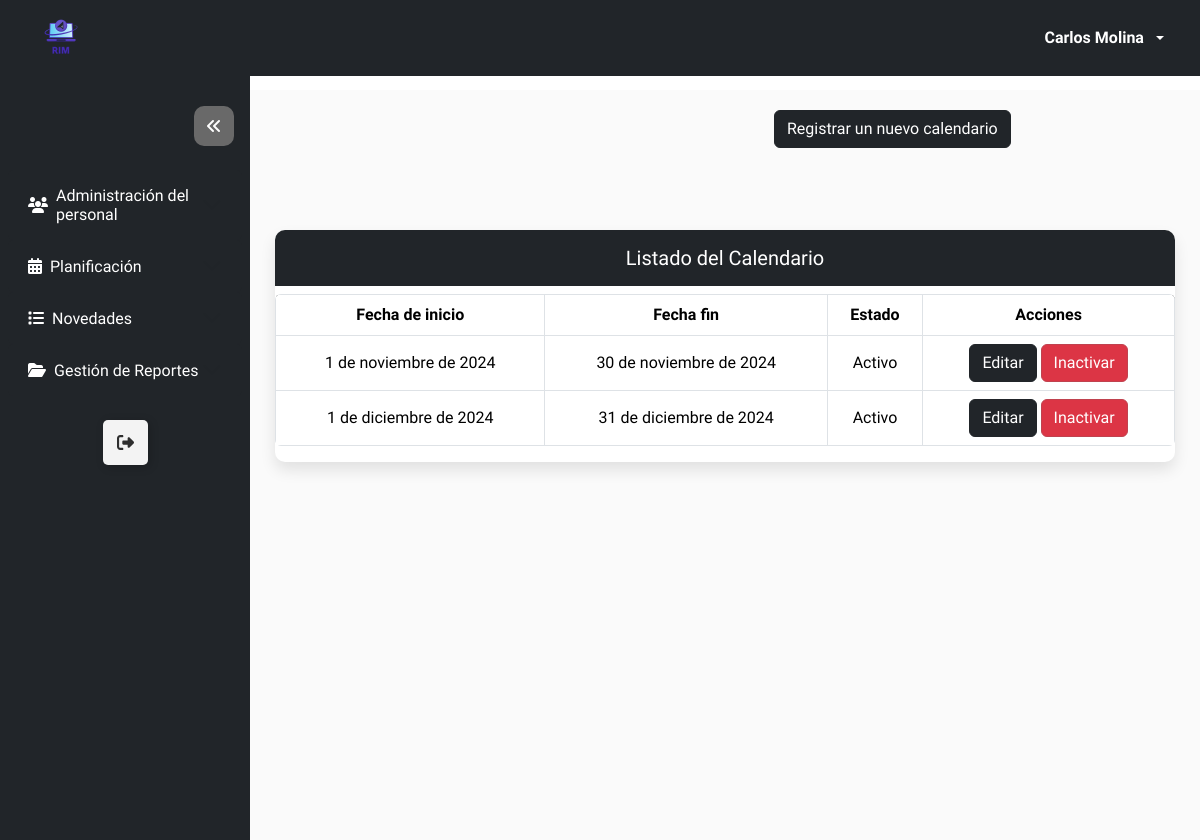
/calendario/listado_calendario/ (signed in), run on the app's committed database.
### Modulos/Login/models.py (models this page shows, shortened)
class Usuario(AbstractBaseUser, PermissionsMixin):
    username = models.CharField(max_length=15,unique=True)
    email = models.EmailField(unique=True, max_length=50)
    nombre = models.CharField(max_length = 15, blank = True, null = True)
    apellido = models.CharField(max_length = 15, blank = True, null = True)
    cedula = models.CharField(unique=True, max_length=10, null=True)
    estado = models.BooleanField(default=True)
    is_staff = models.BooleanField(default=False)  # Permitir el acceso al admin
    is_superuser = models.BooleanField(default=False)  #Acceso completo y sin restricciones, permitiendo cualquier acción.
    primera_sesion = models.BooleanField(default=True)
    fecha_creacion = models.DateTimeField(auto_now_add=True)
    fecha_modificacion = models.DateTimeField(auto_now=True)
    rol = models.ForeignKey('Rol', on_delete=models.SET_NULL, null=True, blank=True)
    objects = UsuarioManager()
    USERNAME_FIELD = 'username'

### Modulos/Coordinador/Calendario/models.py (models this page shows, shortened)
class Calendario_Model(models.Model):
    fecha_inicio = models.DateField(auto_now = False)
    fecha_fin = models.DateField(auto_now = False)
    estado = models.BooleanField(default = True)
    class Meta:
        constraints = [
            models.UniqueConstraint(fields=['fecha_inicio', 'fecha_fin'], name = 'fecha_unica')
        ]

### Modulos/Coordinador/Calendario/views.py (the view)
# urls.py: path('listado_calendario/', Calendario_View.as_view(), name = 'listado_calendario'),
class Calendario_View(LoginRequiredMixin, RoleRequiredMixin, ListView):
    model = Calendario_Model
    required_role = 'Coordinador'
    template_name = 'listado_calendario.html'
    context_object_name = 'calendario'
    paginate_by = 5
    def get_context_data(self, **kwargs):
        context = super().get_context_data(**kwargs)
        context['dirurl'] = reverse('calendario:crear_calendario')
        context['title_table'] = 'Listado del Calendario'
        return context

### Modulos/Login/mixin.py (called while the page is built)
    def dispatch(self, request, *args, **kwargs):
        if not request.user.rol or request.user.rol.name != self.required_role:
            return redirect(reverse('login:acceso_restringido'))
        return super().dispatch(request, *args, **kwargs)

### Modulos/Login/utils.py (called while the page is built)
def configuracion_completa():
    rol = Rol.objects.filter(name='Coordinador', estado=True).exists()
    usuario_coordinador = Usuario.objects.filter(rol__name='Coordinador', estado=True).exists()
    return rol and usuario_coordinador

### Modulos/Coordinador/Calendario/templates/listado_calendario.html (shortened to what this page needs)
{% extends 'modulos.html' %}
{% load static %}
{% block btnTitle %}
<a class="btn btn-dark btn-add" href="{{ dirurl }}">
    Registrar un nuevo calendario
</a>
{% endblock %}
{% block thead %}
<th> Fecha de inicio </th>
<th> Fecha fin </th>
<th> Estado </th>
<th> Acciones </th>
{% endblock %}
{% block tbody   %}
{% if calendario %}
{% for i in calendario %}
<tr>
    <td> {{ i.fecha_inicio }} </td>
    <td> {{ i.fecha_fin }} </td>
    {% if i.estado == True %}
    <td> Activo </td>
    {% else %}
    <td> Inactivo </td>
    {% endif %}
    <td>
        <a class="btn btn-dark" href="{% url 'calendario:editar_calendario' i.id %}">
            Editar
        </a>
        <form action="{% url 'calendario:InactivarActivarCalendario' i.id %}" method="post" style="display: inline;">
            {% if i.estado %}
            <button type="submit" class="btn btn-danger">Inactivar</button>
            {% else %}
            <button type="submit" class="btn btn-success">Activar</button>
            {% endif %}
        </form>
    </td>
</tr>
{% endfor %}
{% else %}
<tr>
    <td colspan="4"> No existen registros de calendario</td>
</tr>
{% endif %}
{% endblock %}

### templates/navbar.html (shortened to what this page needs)
{% load static %}
<nav class="navbar navbar-expand-lg navbar-dark bg-dark sticky-top">
    <div class="container-fluid">
        <a href="/" class="navbar-brand">
            <img src="{% static 'img/logo_rim.png' %}" class="mx-4" width="50px">
        </a>
        <div class="collapse navbar-collapse justify-content-end" id="navbarContent">
            <ul class="navbar-nav mb-2 mb-lg-0">
                <li class="nav-item dropdown mx-3 my-auto">
                    <a class="nav-link dropdown-toggle text-white d-flex align-items-center" href="#" role="button"
                        data-bs-toggle="dropdown" aria-expanded="false">
                        <span class="me-2"><b>{{ nombre }} {{ apellido }}</b></span>
                    </a>
                </li>
            </ul>
        </div>
    </div>
</nav>

### static/css/style.css (style rules this page uses)
:root { --bg-color: #FAFAFA; --sidebar-bg: rgb(18, 23, 30); --sidebar-hover-bg: beige; --sidebar-text-color: white; --sidebar-hover-text: black; --arrow-bg: dimgrey; --arrow-hover-bg: rgb(218, 218, 218); --arrow-hover-color: #12171e; --transition-speed: 0.5s; }

### static/css/style_tabla.css (style rules this page uses)
.table td, .table th { vertical-align: middle; }
.table th, td { font-size: 16px; padding: 40px; text-align: center; }
.table .btn { font-size: 16px; }

### data on the page
Usuario: nombre "Carlos", apellido "Molina"
Calendario_Model: fecha_inicio "1 de noviembre de 2024", fecha_fin "30 de noviembre de 2024", estado "Activo"
Calendario_Model: fecha_inicio "1 de diciembre de 2024", fecha_fin "31 de diciembre de 2024", estado "Activo"

### other printed values
{{ title_table }} "Listado del Calendario"
